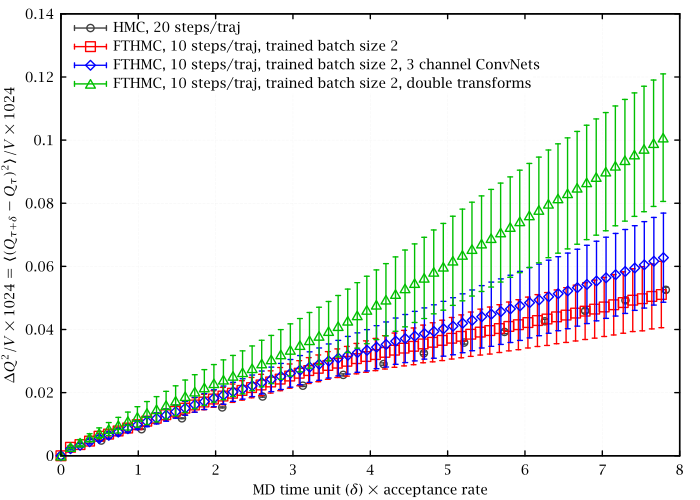

This chart was generated by the following gnuplot code:
set lmargin 9
set grid lc rgb '#f0f0f0'
set xlabel 'MD time unit ($\delta$) $×$ acceptance rate'
set ylabel '$\Delta Q^2/V\times 1024 = \langle (Q_{\tau+\delta}-Q_\tau)^2 \rangle/V\times 1024$'
set key left Left reverse
pf(f)="<sed -n '/^beta: 6$/,/^beta: /{/^BEGIN dQ2$/,/^END dQ2$/{/dQ2/d;p;};}' ../../u1_2d/stats/".f."_dq2_post_train"
set xrange [0:8]
plot\
	pf("t_hmc_5") u ($1*20*0.02977805536756897*0.875481):($2/16.):($4/16.) w e t 'HMC, 20 steps/traj',\
	pf("t_force_b25_0s6a") u ($1*10*0.0125*0.98584):($2/16.):($4/16.) w e t 'FTHMC, 10 steps/traj, trained batch size 2',\
	pf("t_force_b25_0s6ac") u ($1*10*0.0125*0.989258):($2/16.):($4/16.) w e t 'FTHMC, 10 steps/traj, trained batch size 2, 3 channel ConvNets',\
	pf("t_force_b25_0s6a_t2") u ($1*10*0.0125*0.98877):($2/16.):($4/16.) w e t 'FTHMC, 10 steps/traj, trained batch size 2, double transforms'
